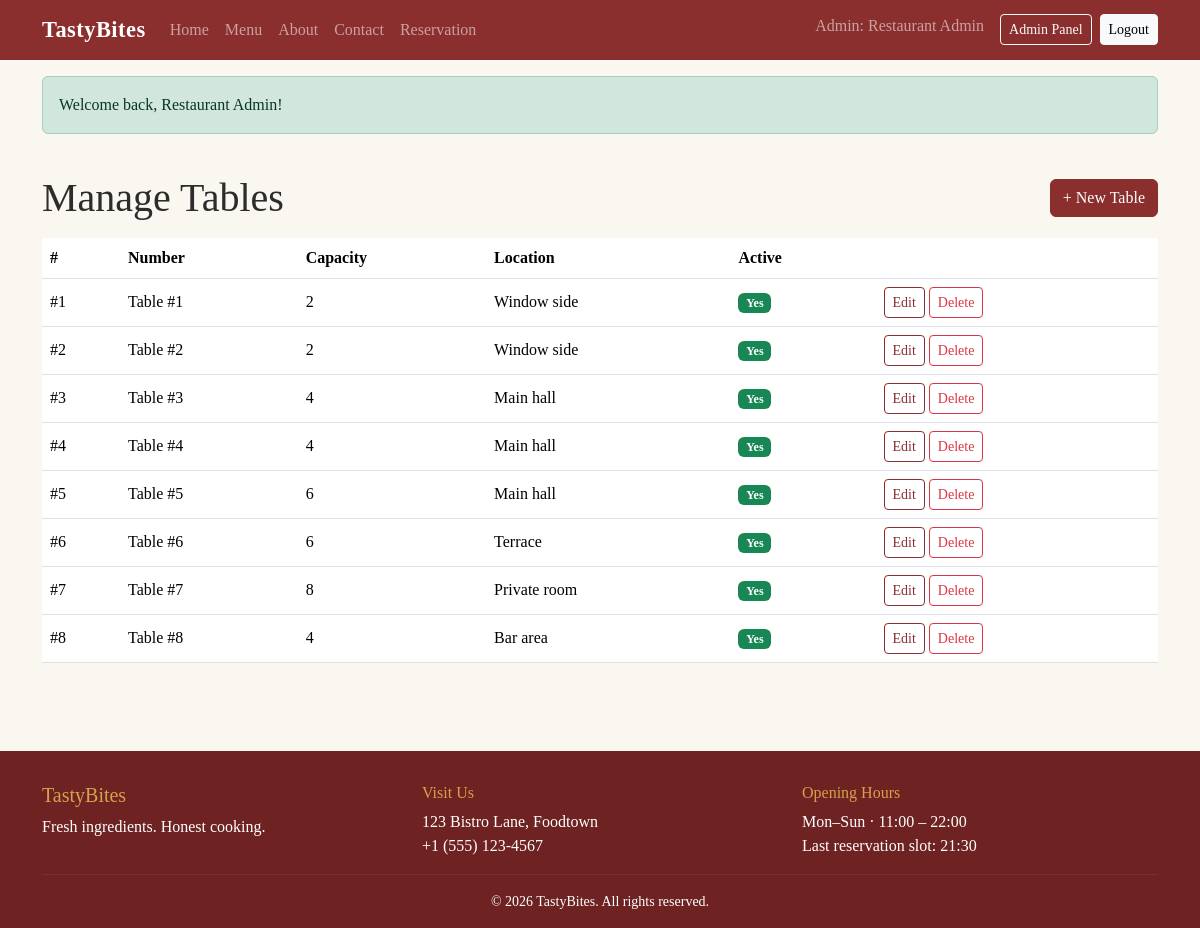
/admin/table_manage.php (signed in), run on the app's committed database.
### tables this page shows
CREATE TABLE tables (
    id            INT UNSIGNED AUTO_INCREMENT PRIMARY KEY,
    table_number  INT NOT NULL UNIQUE,
    capacity      INT NOT NULL,
    location_note VARCHAR(80) NULL,
    is_active     TINYINT(1) DEFAULT 1
);

### includes/helpers.php (called while the page is built, shortened)
<?php
function e(?string $value): string
{
    return htmlspecialchars((string)($value ?? ''), ENT_QUOTES | ENT_SUBSTITUTE, 'UTF-8');
}

### admin/table_manage.php (the view, shortened to what this page needs)
<?php
require_once __DIR__ . '/../includes/helpers.php';
$action = $_GET['action'] ?? 'list';
require_once __DIR__ . '/../includes/header.php';
?>
<?php if ($action === 'new' || $action === 'edit'): ?>
    <h1 class="mb-4"><?= $table['id'] > 0 ? 'Edit Table' : 'New Table' ?></h1>
    <?php if (!empty($errors)): ?>
        <div class="alert alert-danger">
            <ul class="mb-0">
                <?php foreach ($errors as $err): ?><li><?= e($err) ?></li><?php endforeach; ?>
            </ul>
        </div>
    <?php endif; ?>
    <form method="post" action="<?= BASE_URL ?>/admin/table_manage.php?action=save" novalidate>
        <input type="hidden" name="id" value="<?= (int)$table['id'] ?>">
        <div class="mb-3">
            <label class="form-label" for="table_number">Table Number</label>
            <input type="number" min="1" max="999" id="table_number" name="table_number"
                   class="form-control" value="<?= e($table['table_number']) ?>" required>
        </div>
        <div class="mb-3">
            <label class="form-label" for="capacity">Capacity</label>
            <input type="number" min="1" max="30" id="capacity" name="capacity"
                   class="form-control" value="<?= e($table['capacity']) ?>" required>
        </div>
        <div class="mb-3">
            <label class="form-label" for="location_note">Location Note</label>
            <input type="text" id="location_note" name="location_note"
                   class="form-control" maxlength="80"
                   value="<?= e($table['location_note']) ?>">
            <small class="text-muted">Optional. e.g. "Window side", "Terrace".</small>
        </div>
        <div class="mb-3 form-check">
            <input type="checkbox" id="is_active" name="is_active"
                   class="form-check-input" <?= !empty($table['is_active']) ? 'checked' : '' ?>>
            <label class="form-check-label" for="is_active">Active</label>
        </div>
        <button type="submit" class="btn btn-primary">Save</button>
        <a href="<?= BASE_URL ?>/admin/table_manage.php" class="btn btn-link">Cancel</a>
    </form>
<?php else:  ?>
    <div class="d-flex justify-content-between align-items-center mb-3">
        <h1 class="mb-0">Manage Tables</h1>
        <a href="<?= BASE_URL ?>/admin/table_manage.php?action=new" class="btn btn-primary">
            + New Table
        </a>
    </div>
    <?php
    $res  = $db->query(
        "SELECT id, table_number, capacity, location_note, is_active
         FROM tables ORDER BY table_number ASC"
    );
    $rows = $res ? $res->fetch_all(MYSQLI_ASSOC) : [];
    ?>
    <div class="table-responsive">
        <table class="table align-middle">
            <thead>
                <tr>
                    <th>#</th>
                    <th>Number</th>
                    <th>Capacity</th>
                    <th>Location</th>
                    <th>Active</th>
                    <th></th>
                </tr>
            </thead>
            <tbody>
            <?php if (empty($rows)): ?>
                <tr><td colspan="6" class="text-center text-muted">No tables yet.</td></tr>
            <?php else: foreach ($rows as $r): ?>
                <tr>
                    <td>#<?= (int)$r['id'] ?></td>
                    <td>Table #<?= (int)$r['table_number'] ?></td>
                    <td><?= (int)$r['capacity'] ?></td>
                    <td><?= e($r['location_note'] ?? '') ?></td>
                    <td>
                        <?php if (!empty($r['is_active'])): ?>
                            <span class="badge bg-success">Yes</span>
                        <?php else: ?>
                            <span class="badge bg-secondary">No</span>
                        <?php endif; ?>
                    </td>
                    <td>
                        <a href="<?= BASE_URL ?>/admin/table_manage.php?action=edit&id=<?= (int)$r['id'] ?>"
                           class="btn btn-sm btn-outline-primary">Edit</a>
                        <form method="post"
                              action="<?= BASE_URL ?>/admin/table_manage.php?action=delete"
                              class="d-inline"
                              onsubmit="return confirm('Delete this table?');">
                            <button type="submit" class="btn btn-sm btn-outline-danger">Delete</button>
                        </form>
                    </td>
                </tr>
            <?php endforeach; endif; ?>
            </tbody>
        </table>
    </div>
<?php endif; ?>
<?php require_once __DIR__ . '/../includes/footer.php'; ?>

### assets/css/style.css (style rules this page uses)
:root { --tb-primary: #8B2E2E; --tb-primary-dark: #6E2222; --tb-accent: #D4A24C; --tb-bg-soft: #FAF6F0; --tb-text-dark: #2C2C2C; --tb-text-muted: #6c757d; --bs-primary: var(--tb-primary); --bs-primary-rgb: 139, 46, 46; }
body { background: var(--tb-bg-soft); color: var(--tb-text-dark); font-family: Georgia, 'Times New Roman', serif; }
h1, h2, h3, h4, h5, h6 { font-family: Georgia, 'Times New Roman', serif; }
.btn-primary { background-color: var(--tb-primary); border-color: var(--tb-primary); }
.btn-outline-primary { color: var(--tb-primary); border-color: var(--tb-primary); }

### data on the page
tables: id "1", table_number "1", capacity "2", location_note "Window side", is_active "Yes"
tables: id "2", table_number "2", capacity "2", location_note "Window side", is_active "Yes"
tables: id "3", table_number "3", capacity "4", location_note "Main hall", is_active "Yes"
tables: id "4", table_number "4", capacity "4", location_note "Main hall", is_active "Yes"
tables: id "5", table_number "5", capacity "6", location_note "Main hall", is_active "Yes"
tables: id "6", table_number "6", capacity "6", location_note "Terrace", is_active "Yes"
tables: id "7", table_number "7", capacity "8", location_note "Private room", is_active "Yes"
tables: id "8", table_number "8", capacity "4", location_note "Bar area", is_active "Yes"

### other printed values
APP_NAME "TastyBites"
currentUserName() "Restaurant Admin"
$flash['message'] "Welcome back, Restaurant Admin!"
